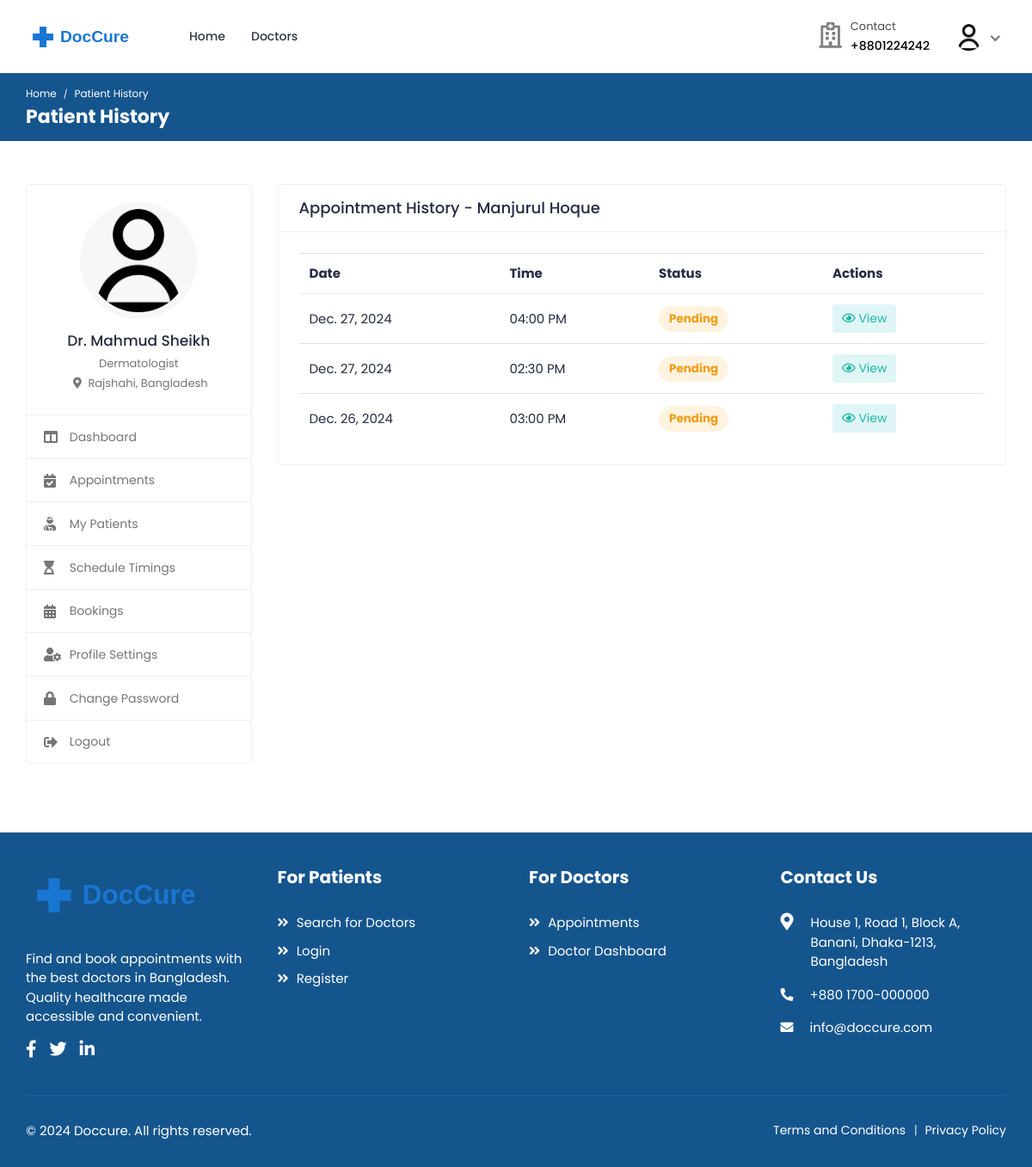
/doctors/my-patients/31/history/ (signed in), run on the app's committed database.
### accounts/models.py (models this page shows, shortened)
class User(AbstractUser):
    class RoleChoices(models.TextChoices):
        DOCTOR = "doctor", "Doctor"
        PATIENT = "patient", "Patient"
    username = models.CharField(max_length=30, unique=True)
    role = models.CharField(
        choices=RoleChoices.choices,
        max_length=20,
        default="patient",
        error_messages={"required": "Role must be provided"},
    )
    email = models.EmailField(
        blank=True,
        error_messages={
            "unique": "A user with that email already exists.",
        },
    )
    first_name = models.CharField(max_length=150, blank=True)
    last_name = models.CharField(max_length=150, blank=True)
    registration_number = models.IntegerField(null=True, blank=True)
    USERNAME_FIELD = "username"
    REQUIRED_FIELDS = []
    objects = CustomUserManager()
    def get_full_name(self):
        full_name = "%s %s" % (self.first_name, self.last_name)
        return full_name.strip() or self.username

class Profile(models.Model):
    user = models.OneToOneField(
        User, on_delete=models.CASCADE, related_name="profile"
    )
    avatar = models.ImageField(
        default="defaults/user.png", upload_to=profile_photo_directory_path
    )
    phone = models.CharField(max_length=20, blank=True, null=True)
    dob = models.DateField(blank=True, null=True)
    about = models.TextField(blank=True, null=True)
    specialization = models.CharField(max_length=255, blank=True, null=True)
    gender = models.CharField(
        max_length=10,
        choices=[("male", "Male"), ("female", "Female"), ("other", "Other")],
        blank=True,
    )
    address = models.TextField(blank=True, null=True)
    city = models.CharField(max_length=100, blank=True)
    state = models.CharField(max_length=100, blank=True)
    postal_code = models.CharField(max_length=20, blank=True)
    country = models.CharField(max_length=100, blank=True)
    price_per_consultation = models.DecimalField(
        max_digits=10, decimal_places=2, null=True, blank=True
    )
    is_available = models.BooleanField(default=True)
    blood_group = models.CharField(
        max_length=5,
        choices=[
            ("A+", "A+"),
            ("A-", "A-"),
            ("B+", "B+"),
            ("B-", "B-"),
            ("O+", "O+"),
            ("O-", "O-"),
            ("AB+", "AB+"),
            ("AB-", "AB-"),
        ],
        blank=True,
        null=True,
    )
    allergies = models.TextField(blank=True, null=True)
    medical_conditions = models.TextField(blank=True, null=True)
    @property
    def image(self):
        return (
            self.avatar.url
            if self.avatar.storage.exists(self.avatar.name)
            else "{}defaults/user.png".format(settings.MEDIA_URL)
        )

### bookings/models.py (models this page shows, shortened)
class Booking(models.Model):
    doctor = models.ForeignKey(
        settings.AUTH_USER_MODEL,
        on_delete=models.CASCADE,
        related_name="appointments",
        limit_choices_to={"role": "doctor"},
    )
    patient = models.ForeignKey(
        settings.AUTH_USER_MODEL,
        on_delete=models.CASCADE,
        related_name="patient_appointments",
        limit_choices_to={"role": "patient"},
    )
    appointment_date = models.DateField()
    appointment_time = models.TimeField()
    booking_date = models.DateTimeField(auto_now_add=True)
    status = models.CharField(
        max_length=20,
        choices=[
            ("pending", "Pending"),
            ("confirmed", "Confirmed"),
            ("completed", "Completed"),
            ("cancelled", "Cancelled"),
            ("no_show", "No Show"),
        ],
        default="pending",
    )
    class Meta:
        ordering = ["-appointment_date", "-appointment_time"]
        unique_together = ["doctor", "appointment_date", "appointment_time"]

### doctors/views.py (the view)
class AppointmentHistoryView(DoctorRequiredMixin, ListView):
    model = Booking
    template_name = "doctors/appointment-history.html"
    context_object_name = "appointments"
    def get_queryset(self):
        return (
            self.model.objects.select_related("patient", "patient__profile")
            .filter(
                doctor=self.request.user, patient_id=self.kwargs["patient_id"]
            )
            .order_by("-appointment_date", "-appointment_time")
        )
    def get_context_data(self, **kwargs):
        context = super().get_context_data(**kwargs)
        context["patient"] = get_object_or_404(
            User.objects.select_related("profile"),
            id=self.kwargs["patient_id"],
            role="patient",
        )
        return context

### accounts/managers.py (called while the page is built)
    def get(self, *args, **kwargs):
        return super().select_related("profile").get(*args, **kwargs)

### mixins/custom_mixins.py (called while the page is built)
    def dispatch(self, request, *args, **kwargs):
        if not request.user.is_authenticated:
            return super().dispatch(request, *args, **kwargs)
        if request.user.role != "doctor":
            return self.handle_no_permission()
        return super().dispatch(request, *args, **kwargs)

### templates/doctors/appointment-history.html (shortened to what this page needs)
{% extends 'includes/doctor-sidebar.html' %}
{% load static %}
{% block page_name1 %}Patient History{% endblock %}
{% block page_name2 %}Patient History{% endblock %}
{% block main %}
<div class="row">
    <div class="col-md-12">
        <div class="card">
            <div class="card-header">
                <h4 class="card-title">Appointment History - {{ patient.get_full_name }}</h4>
            </div>
            <div class="card-body">
                <div class="table-responsive">
                    {% if appointments %}
                    <table class="table table-hover table-center mb-0">
                        <thead>
                            <tr>
                                <th>Date</th>
                                <th>Time</th>
                                <th>Status</th>
                                <th>Actions</th>
                            </tr>
                        </thead>
                        <tbody>
                            {% for appointment in appointments %}
                            <tr>
                                <td>{{ appointment.appointment_date }}</td>
                                <td>{{ appointment.appointment_time|time:"h:i A" }}</td>
                                <td>
                                    <span class="badge badge-pill
                                        {% if appointment.status == 'pending' %}bg-warning-light{% endif %}
                                        {% if appointment.status == 'completed' %}bg-info-light{% endif %}">
                                        {{ appointment.status|title }}
                                    </span>
                                </td>
                                <td>
                                    <a href="{% url 'doctors:appointment-detail' appointment.pk %}" class="btn btn-sm bg-info-light">
                                        <i class="far fa-eye"></i> View
                                    </a>
                                </td>
                            </tr>
                            {% endfor %}
                        </tbody>
                    </table>
                    {% else %}
                    <div class="text-center">
                        <p class="text-muted mt-2 mb-2">No appointment history found</p>
                    </div>
                    {% endif %}
                </div>
            </div>
        </div>
    </div>
</div>
{% endblock %}

### templates/includes/doctor-sidebar.html (shortened to what this page needs)
{% extends 'base.html' %}
{% load static %}
{% block content %}
    <div class="breadcrumb-bar">
        <div class="container-fluid">
            <div class="row align-items-center">
                <div class="col-md-12 col-12">
                    <nav aria-label="breadcrumb" class="page-breadcrumb">
                        <ol class="breadcrumb">
                            <li class="breadcrumb-item"><a href="{% url 'core:home' %}">Home</a></li>
                            <li class="breadcrumb-item active" aria-current="page">{% block page_name1 %}{% endblock %}</li>
                        </ol>
                    </nav>
                    <h2 class="breadcrumb-title">{% block page_name2 %}{% endblock %}</h2>
                </div>
            </div>
        </div>
    </div>
    <div class="content">
        <div class="container-fluid">
            <div class="row">
                <div class="col-md-5 col-lg-4 col-xl-3 theiaStickySidebar">
                    <div class="profile-sidebar">
                        <div class="widget-profile pro-widget-content">
                            <div class="profile-info-widget">
                                <a href="#" class="booking-doc-img">
                                    <img src="{{ user.profile.image }}" alt="User Image">
                                </a>
                                <div class="profile-det-info">
                                    <h3>Dr. {{ user.get_full_name }}</h3>
                                    <div class="patient-details">
                                        {% if user.profile.specialization %}
                                            <h5 class="mb-0">{{ user.profile.specialization }}</h5>
                                        {% endif %}
                                        {% if user.profile.city and user.profile.country %}
                                            <h5 class="mt-2">
                                                <i class="fas fa-map-marker-alt"></i>
                                                {{ user.profile.city }}, {{ user.profile.country }}
                                            </h5>
                                        {% endif %}
                                    </div>
                                </div>
                            </div>
                        </div>
                        <div class="dashboard-widget">
                            <nav class="dashboard-menu">
                                <ul>
                                    <li class="{% if request.resolver_match.url_name == 'dashboard' %}active{% endif %}">
                                        <a href="{% url 'doctors:dashboard' %}">
                                            <i class="fas fa-columns"></i>
                                            <span>Dashboard</span>
                                        </a>
                                    </li>
                                    <li class="{% if request.resolver_match.url_name == 'appointments' %}active{% endif %}">
                                        <a href="{% url 'doctors:appointments' %}">
                                            <i class="fas fa-calendar-check"></i>
                                            <span>Appointments</span>
                                        </a>
                                    </li>
                                    <li class="{% if request.resolver_match.url_name == 'my-patients' %}active{% endif %}">
                                        <a href="{% url 'doctors:my-patients' %}">
                                            <i class="fas fa-user-injured"></i>
                                            <span>My Patients</span>
                                        </a>
                                    </li>
                                    <li class="{% if request.resolver_match.url_name == 'schedule-timings' %}active{% endif %}">
                                        <a href="{% url 'doctors:schedule-timings' %}">
                                            <i class="fas fa-hourglass-start"></i>
                                            <span>Schedule Timings</span>
                                        </a>
                                    </li>
                                    <li class="{% if request.resolver_match.url_name == 'booking-list' %}active{% endif %}">
                                        <a href="{% url 'bookings:booking-list' %}">
                                            <i class="fas fa-calendar-alt"></i>
                                            <span>Bookings</span>
                                        </a>
                                    </li>
                                    <li class="{% if request.resolver_match.url_name == 'profile-setting' %}active{% endif %}">
                                        <a href="{% url 'doctors:profile-setting' %}">
                                            <i class="fas fa-user-cog"></i>
                                            <span>Profile Settings</span>
                                        </a>
                                    </li>
                                    <li class="{% if request.resolver_match.url_name == 'change-password' %}active{% endif %}">
                                        <a href="{% url 'doctors:change-password' %}">
                                            <i class="fas fa-lock"></i>
                                            <span>Change Password</span>
                                        </a>
                                    </li>
                                    <li>
                                        <a href="{% url 'accounts:logout' %}">
                                            <i class="fas fa-sign-out-alt"></i>
                                            <span>Logout</span>
                                        </a>
                                    </li>
                                </ul>
                            </nav>
                        </div>
                    </div>
                </div>
                <div class="col-md-7 col-lg-8 col-xl-9">
                    {% block main %}{% endblock %}
                </div>
            </div>
        </div>
    </div>
{% endblock %}

### templates/includes/navbar.html (shortened to what this page needs)
{% load static %}
<header class="header">
    <nav class="navbar navbar-expand-lg header-nav">
        <div class="navbar-header">
            <a href="{% url 'core:home' %}" class="navbar-brand logo">
                <img src="{% static 'assets/img/logo2.svg' %}" class="img-fluid" alt="Logo">
            </a>
        </div>
        <div class="main-menu-wrapper">
            <ul class="main-nav">
                <li {% if request.path == '/' %}class="active"{% endif %}>
                    <a href="{% url 'core:home' %}">Home</a>
                </li>
                <li class="has-submenu{% if request.path == '/doctors/' %} active {% endif %}">
                    <a href="{% url 'doctors:list' %}">Doctors</a>
                </li>
            </ul>
        </div>
        <ul class="nav header-navbar-rht">
            <li class="nav-item contact-item">
                <div class="header-contact-img">
                    <i class="far fa-hospital"></i>
                </div>
                <div class="header-contact-detail">
                    <p class="contact-header">Contact</p>
                    <p class="contact-info-header"> +8801224242</p>
                </div>
            </li>
            {% if not user.is_authenticated %}
                <li class="nav-item">
                    <a class="nav-link header-login" href="{% url 'accounts:login' %}">Login / Signup </a>
                </li>
            {% else %}
                <li class="nav-item dropdown has-arrow logged-item">
                    <a href="#" class="dropdown-toggle nav-link" data-toggle="dropdown">
                        <span class="user-img">
                            <img class="rounded-circle" src="{{ user.profile.image }}" width="31" alt="{{ user.username }}">
                        </span>
                    </a>
                </li>
            {% endif %}
        </ul>
    </nav>
</header>

### templates/doctors/appointment-history.html (style rules this page uses)
.badge { font-size: 0.9em; padding: 8px 12px; }
.btn-sm { padding: 5px 10px; }

### data on the page
User: profile.image (placeholder picture), get_full_name "Mahmud Sheikh", profile.specialization "Dermatologist", profile.city "Rajshahi", profile.country "Bangladesh"
User: get_full_name "Manjurul Hoque"
Booking: appointment_date "Dec. 27, 2024", appointment_time "04:00 PM", status "Pending"
Booking: appointment_date "Dec. 27, 2024", appointment_time "02:30 PM", status "Pending"
Booking: appointment_date "Dec. 26, 2024", appointment_time "03:00 PM", status "Pending"
